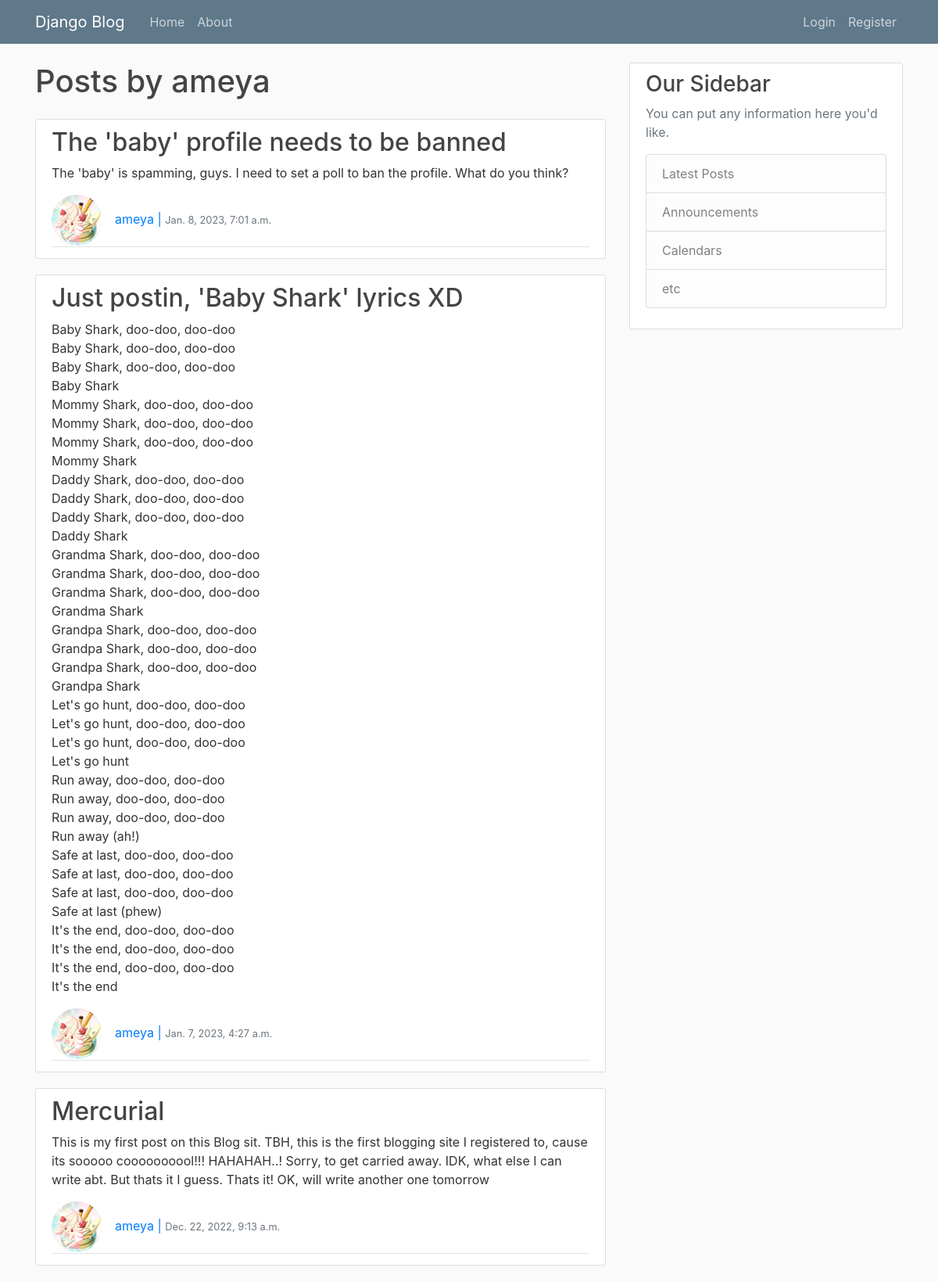
The app's page /blog/user/ameya/ with its own data.
### BlogApp/models.py (models this page shows, shortened)
class Post(models.Model):
    title = models.CharField(max_length = 100)
    content = models.TextField()
    date_created = models.DateTimeField(default=timezone.now) #on post creation, the default date and time in the timzeone will be set for the post.
    author = models.ForeignKey(User, on_delete=models.CASCADE) #User will have a one-many relation with Post

### UserApp/models.py (models this page shows, shortened)
class Profile(models.Model):
    user = models.OneToOneField(User, on_delete=models.CASCADE) #if the User is deleted the profile for the user will be gone. But not viceversa.
    image = models.ImageField(default='default.jpg', upload_to='profile_pics')

### BlogApp/views.py (the view)
# urls.py: path('user/<str:username>/',UserPostListView.as_view(),name='user-posts'),
class UserPostListView(ListView):
    model = Post
    template_name = 'Blog/User_BlogHome.html'
    context_object_name = 'posts'
    paginate_by = 4
    def get_queryset(self):
        user = get_object_or_404(User, username=self.kwargs.get('username'))
        return Post.objects.filter(author=user).order_by('-date_created')

### BlogApp/templates/Blog/User_BlogHome.html (shortened to what this page needs)
{%extends "Blog/base.html"%}
{%block content%}
    <h1 class="mb-4">Posts by {{view.kwargs.username}}</h1>
    {% for post in posts%}
    <article class="media content-section">
        <div class="media-body">
          <h2><a class="article-title" href="{%url 'post-detail' post.id%}">{{ post.title }}</a></h2>
          <p class="article-content">{{ post.content }}</p>
          <div class="article-metadata">
            <a class="mr-2" href="{%url 'user-posts' post.author.username%}"><img class="rounded-circle article-img" src={{post.author.profile.image.url}} alt="User Profile Pic.">{{ post.author}} | <small class="text-muted">{{ post.date_created}}</small></a>
          </div>
        </div>
      </article>
    {%endfor%}
{%endblock content%}

### BlogApp/static/Blog/main.css (style rules this page uses)
body { background: #fafafa; color: #333333; margin-top: 5rem; }
h1, h2, h3, h4, h5, h6 { color: #444444; }
.content-section { background: #ffffff; padding: 10px 20px; border: 1px solid #dddddd; border-radius: 3px; margin-bottom: 20px; }
.article-title { color: #444444; }
.article-content { white-space: pre-line; }
.article-img { height: 65px; width: 65px; margin-right: 16px; }
.article-metadata { padding-bottom: 1px; margin-bottom: 4px; border-bottom: 1px solid #e3e3e3 }

### records on screen
Post: title "The 'baby' profile needs to be banned", content "The 'baby' is spamming, guys. I need to set a poll to ban the profile. What do you think?", author.profile.image (picture), author "ameya", date_created "Jan. 8, 2023, 7:01 a.m."
Post: title "Just postin, 'Baby Shark' lyrics XD", content "Baby Shark, doo-doo, doo-doo Baby Shark, doo-doo, doo-doo Baby Shark, doo-doo, doo-doo Baby Shark Mommy Shark, doo-doo, doo-doo Mommy Shark, doo-doo, doo-doo Mommy Shark, doo-doo, doo-doo Mommy Shark Daddy Shark, doo-doo, doo-doo Daddy Shark, doo-doo, doo-doo Daddy Shark, doo-doo, doo-doo Daddy Shark Grandma Shark, doo-doo, doo-doo Grandma Shark, doo-doo, doo-doo Grandma Shark, doo-doo, doo-doo Grandma Shark Grandpa Shark, doo-doo, doo-doo Grandpa Shark, doo-doo, doo-doo Grandpa Shark, doo-doo, doo-doo Grandpa Shark Let's go hunt, doo-doo, doo-doo Let's go hunt, doo-doo, doo-doo Let's go hunt, doo-doo, doo-doo Let's go hunt Run away, doo-doo, doo-doo Run away, doo-doo, doo-doo Run away,…", author.profile.image (picture), author "ameya", date_created "Jan. 7, 2023, 4:27 a.m."
Post: title "Mercurial", content "This is my first post on this Blog sit. TBH, this is the first blogging site I registered to, cause its sooooo coooooooool!!! HAHAHAH..! Sorry, to get carried away. IDK, what else I can write abt. But thats it I guess. Thats it! OK, will write another one tomorrow", author.profile.image (picture), author "ameya", date_created "Dec. 22, 2022, 9:13 a.m."

### other values on screen
{{ view.kwargs.username }} "ameya"
